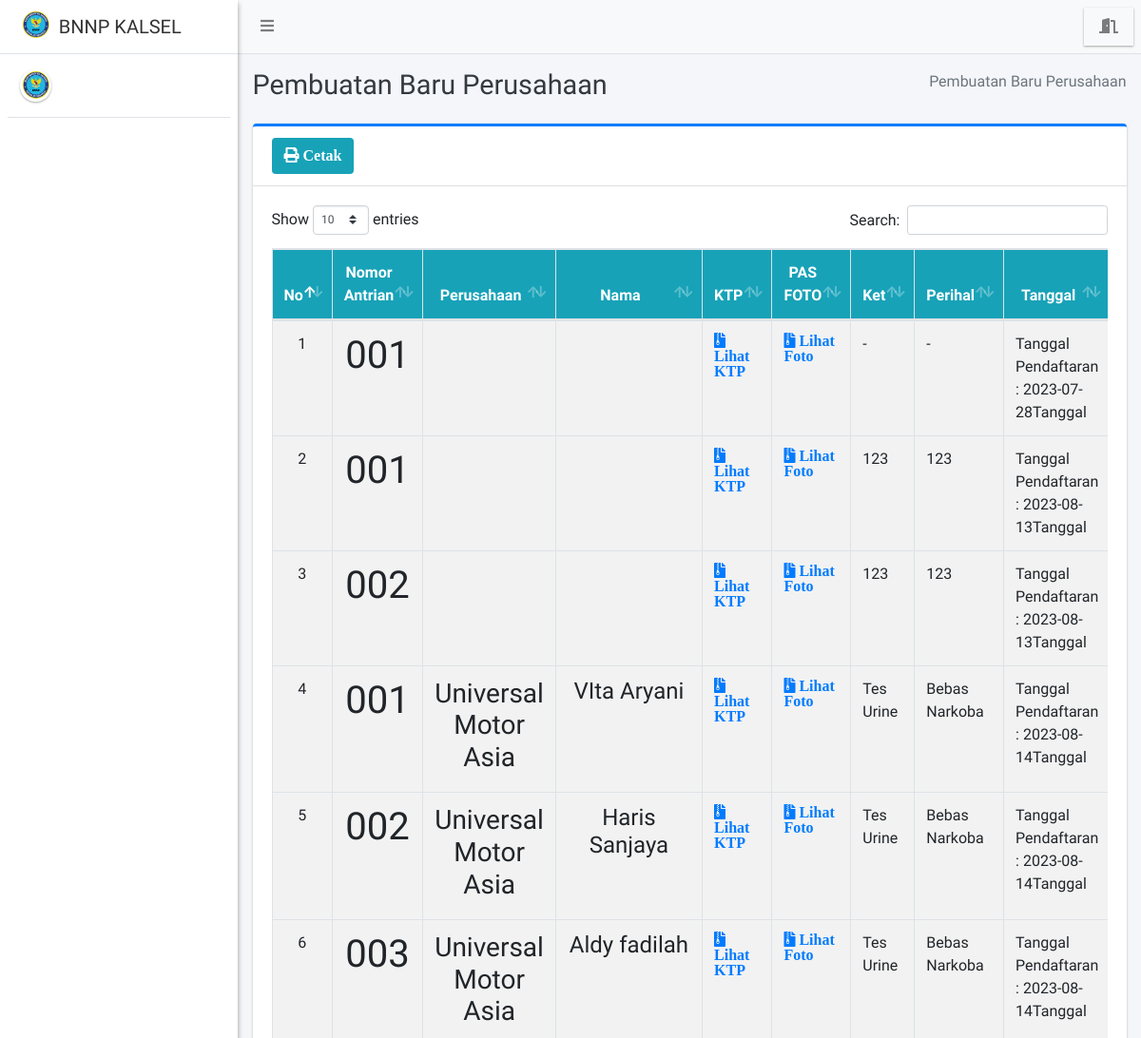
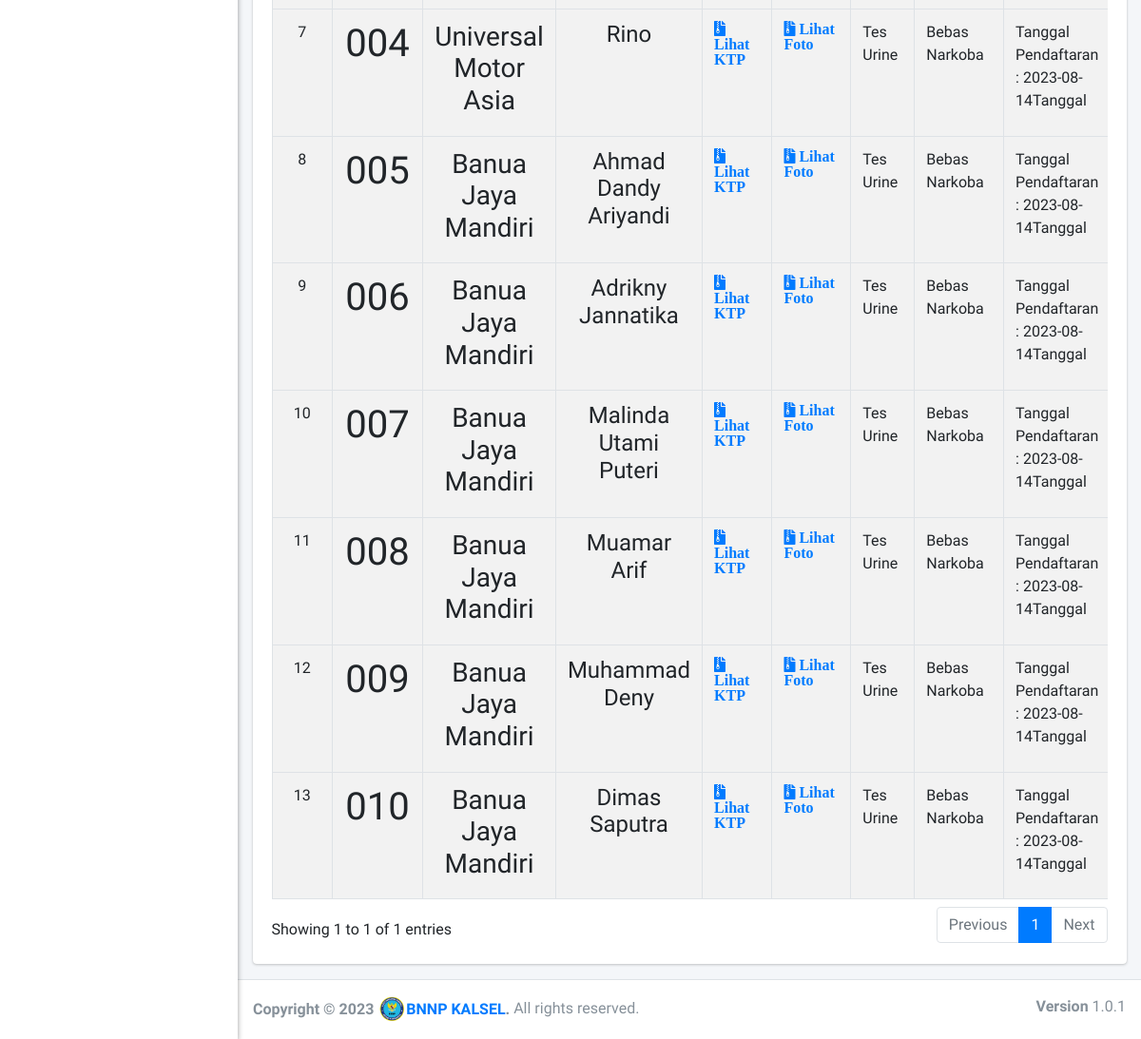
The app's page /admin/antrianperusahaan/index.php with its own data (2 pictures, top to bottom).
### tables this page shows
CREATE TABLE `pendaftaran_pegawai` (
  `id_pendaftaran_pegawai` int(11) NOT NULL,
  `id_perusahaan` int(11) NOT NULL,
  `id_pegawai` int(11) DEFAULT NULL,
  `nomor_antrian` varchar(5) DEFAULT NULL,
  `ktp` varchar(255) DEFAULT NULL,
  `foto` varchar(150) DEFAULT NULL,
  `tgl_pendaftaran` date DEFAULT NULL,
  `tgl_buat` date DEFAULT NULL,
  `tgl_ambil` date DEFAULT NULL,
  `ket` text,
  `perihal` text,
  `hasil_tes` varchar(20) DEFAULT NULL,
  `status_pendaftaran` varchar(100) DEFAULT NULL
);

CREATE TABLE `perusahaan` (
  `id_perusahaan` int(11) NOT NULL,
  `id_user` int(11) DEFAULT NULL,
  `nama_perusahaan` varchar(255) DEFAULT NULL,
  `nama_pimpinan` varchar(150) DEFAULT NULL,
  `email_perusahaan` varchar(255) DEFAULT NULL,
  `jenis` varchar(11) DEFAULT NULL,
  `alamat_perusahaan` text,
  `bidang` varchar(150) DEFAULT NULL,
  `no_perusahaan` varchar(25) DEFAULT NULL,
  `status` varchar(20) DEFAULT NULL
);

CREATE TABLE `pegawai` (
  `id_pegawai` int(11) NOT NULL,
  `id_perusahaan` int(11) DEFAULT NULL,
  `nama_pegawai` varchar(255) DEFAULT NULL,
  `nik` varchar(150) DEFAULT NULL,
  `email` varchar(255) DEFAULT NULL,
  `jk` varchar(11) DEFAULT NULL,
  `alamat` text,
  `pekerjaan` varchar(150) DEFAULT NULL,
  `no_wa` varchar(25) DEFAULT NULL
);

### config/config.php (called while the page is built, shortened)
<?php
function base_url($url = null)
{
	$base_url = "http://localhost:8888/bnn";
	if ($url != null) {
		return $base_url . "/" . $url;
	} else {
		return $base_url;
	}
}

### admin/antrianperusahaan/index.php (the view, shortened to what this page needs)
<?php
require '../../config/config.php';
require '../../config/koneksi.php';
?>
<!DOCTYPE html>
<html>
<?php
include '../../templates/head.php';
?>
<body class="hold-transition sidebar-mini layout-fixed">
    <div class="wrapper">
        <?php
        include '../../templates/navbar.php';
        ?>
        <?php
        include '../../templates/sidebar.php';
        ?>
        <div class="content-wrapper">
            <div class="content-header">
                <div class="container-fluid">
                    <div class="row mb-2">
                        <div class="col-sm-6">
                            <h1 class="m-0 text-dark">Pembuatan Baru Perusahaan</h1>
                        </div>
                        <div class="col-sm-6">
                            <ol class="breadcrumb float-sm-right">
                                <li class="breadcrumb-item active">Pembuatan Baru Perusahaan</li>
                            </ol>
                        </div>
                    </div>
                </div>
            </div>
            <section class="content">
                <div class="container-fluid">
                    <div class="row">
                        <div class="col-12">
                            <div class="card card-primary card-outline">
                                <div class="card-header">
                                    <a href="print" target="blank" class="btn bg-info"><i class="fa fa-print"> Cetak</i></a>
                                </div>
                                <div class="card-body">
                                    <div class="table-responsive">
                                        <table id="example1" class="table table-bordered table-striped">
                                            <thead class="bg-info">
                                                <tr align="center">
                                                    <th>No</th>
                                                    <th>Nomor Antrian</th>
                                                    <th>Perusahaan</th>
                                                    <th>Nama</th>
                                                    <th>KTP</th>
                                                    <th>PAS FOTO</th>
                                                    <th>Ket</th>
                                                    <th>Perihal</th>
                                                    <th>Tanggal</th>
                                                </tr>
                                            </thead>
                                            <?php
                                            $no = 1;
                                            $data = $koneksi->query("SELECT * FROM pendaftaran_pegawai AS p
                                            LEFT JOIN pegawai AS pl ON p.id_pegawai = pl.id_pegawai
                                            LEFT JOIN perusahaan AS pr ON pl.id_perusahaan = pr.id_perusahaan
                                            ");
                                            while ($row = $data->fetch_array()) {
                                            ?>
                                                <tbody style="background-color: white">
                                                    <tr>
                                                        <td align="center"><?= $no++ ?></td>
                                                        <td align="center">
                                                            <h1><?= $row['nomor_antrian'] ?></h1>
                                                        </td>
                                                        <td align="center">
                                                            <h3><?= $row['nama_perusahaan'] ?></h3>
                                                        </td>
                                                        <td align="center">
                                                            <h4><?= $row['nama_pegawai'] ?></h4>
                                                        </td>
                                                        <td>
                                                            <a href="<?= base_url(); ?>/filektp/<?= $row['ktp'] ?>" data-toggle="lightbox" data-title="ktp" data-gallery="galery" title="Lihat" target="blank"><i class="fa fa-file-archive"> Lihat KTP</i></a>
                                                        </td>
                                                        <td> <a href="<?= base_url(); ?>/filefoto/<?= $row['foto'] ?>" data-toggle="lightbox" data-title="foto" data-gallery="galery" title="Lihat" target="blank"><i class="fa fa-file-archive"> Lihat Foto</i></a></td>
                                                        <td><?= $row['ket'] ?></td>
                                                        <td><?= $row['perihal'] ?></td>
                                                        <td>Tanggal Pendaftaran : <?= $row['tgl_pendaftaran'] ?>Tanggal
                                                        </td>
                                                    </tr>
                                                </tbody>
                                            <?php } ?>
                                        </table>
                                    </div>
                                </div>
                            </div>
                        </div>
                    </div>
                </div>
            </section>
        </div>
        <?php include_once "../../templates/footer.php"; ?>
    </div>
</body>
</html>

### records on screen
pendaftaran_pegawai: nomor_antrian "001", ket "-", perihal "-", tgl_pendaftaran "2023-07-28"
pendaftaran_pegawai: nomor_antrian "001", ket "123", perihal "123", tgl_pendaftaran "2023-08-13"
pendaftaran_pegawai: nomor_antrian "002", ket "123", perihal "123", tgl_pendaftaran "2023-08-13"
pendaftaran_pegawai: nomor_antrian "001", id_perusahaan.nama_perusahaan "Universal Motor Asia", id_pegawai.nama_pegawai "VIta Aryani", ket "Tes Urine", perihal "Bebas Narkoba", tgl_pendaftaran "2023-08-14"
pendaftaran_pegawai: nomor_antrian "002", id_perusahaan.nama_perusahaan "Universal Motor Asia", id_pegawai.nama_pegawai "Haris Sanjaya", ket "Tes Urine", perihal "Bebas Narkoba", tgl_pendaftaran "2023-08-14"
pendaftaran_pegawai: nomor_antrian "003", id_perusahaan.nama_perusahaan "Universal Motor Asia", id_pegawai.nama_pegawai "Aldy fadilah", ket "Tes Urine", perihal "Bebas Narkoba", tgl_pendaftaran "2023-08-14"
pendaftaran_pegawai: nomor_antrian "004", id_perusahaan.nama_perusahaan "Universal Motor Asia", id_pegawai.nama_pegawai "Rino", ket "Tes Urine", perihal "Bebas Narkoba", tgl_pendaftaran "2023-08-14"
pendaftaran_pegawai: nomor_antrian "005", id_perusahaan.nama_perusahaan "Banua Jaya Mandiri", id_pegawai.nama_pegawai "Ahmad Dandy Ariyandi", ket "Tes Urine", perihal "Bebas Narkoba", tgl_pendaftaran "2023-08-14"
pendaftaran_pegawai: nomor_antrian "006", id_perusahaan.nama_perusahaan "Banua Jaya Mandiri", id_pegawai.nama_pegawai "Adrikny Jannatika", ket "Tes Urine", perihal "Bebas Narkoba", tgl_pendaftaran "2023-08-14"
pendaftaran_pegawai: nomor_antrian "007", id_perusahaan.nama_perusahaan "Banua Jaya Mandiri", id_pegawai.nama_pegawai "Malinda Utami Puteri", ket "Tes Urine", perihal "Bebas Narkoba", tgl_pendaftaran "2023-08-14"
pendaftaran_pegawai: nomor_antrian "008", id_perusahaan.nama_perusahaan "Banua Jaya Mandiri", id_pegawai.nama_pegawai "Muamar Arif", ket "Tes Urine", perihal "Bebas Narkoba", tgl_pendaftaran "2023-08-14"
pendaftaran_pegawai: nomor_antrian "009", id_perusahaan.nama_perusahaan "Banua Jaya Mandiri", id_pegawai.nama_pegawai "Muhammad Deny", ket "Tes Urine", perihal "Bebas Narkoba", tgl_pendaftaran "2023-08-14"
pendaftaran_pegawai: nomor_antrian "010", id_perusahaan.nama_perusahaan "Banua Jaya Mandiri", id_pegawai.nama_pegawai "Dimas Saputra", ket "Tes Urine", perihal "Bebas Narkoba", tgl_pendaftaran "2023-08-14"
